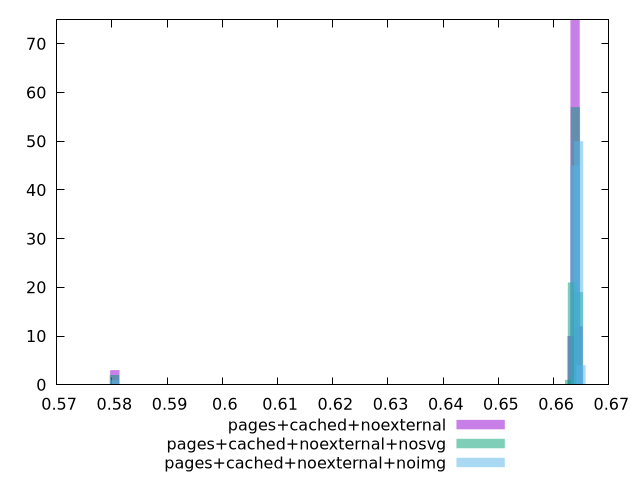

The script that saved this image:
$_pagesCachedNoexternal <<EOF
0.663351037161853 10
0.6638807292330496 75
0.580542510031454 3
0.6644104213042462 12
EOF
$_pagesCachedNoexternalNosvg <<EOF
0.663414947338052 21
0.6639367050630525 57
0.6644584627880529 19
0.6628931896130515 1
0.580455469062983 2
EOF
$_pagesCachedNoexternalNoimg <<EOF
0.6638621517974271 45
0.6645085609033643 50
0.6649395003073224 4
0.5804753771315381 1
EOF
set key outside below
set terminal pngcairo
set output "report_00005_2020-11-02T22-26-11.212Z/uses-rel-preload/uses-rel-preload_pages+cached+noexternal_pages+cached+noexternal+nosvg_pages+cached+noexternal+noimg+hist.png"
set boxwidth 0.001689680624886789
set style fill transparent solid 0.5 noborder
set yrange [0:75]
plot $_pagesCachedNoexternal title "pages+cached+noexternal" with boxes ,$_pagesCachedNoexternalNosvg title "pages+cached+noexternal+nosvg" with boxes ,$_pagesCachedNoexternalNoimg title "pages+cached+noexternal+noimg" with boxes ,
